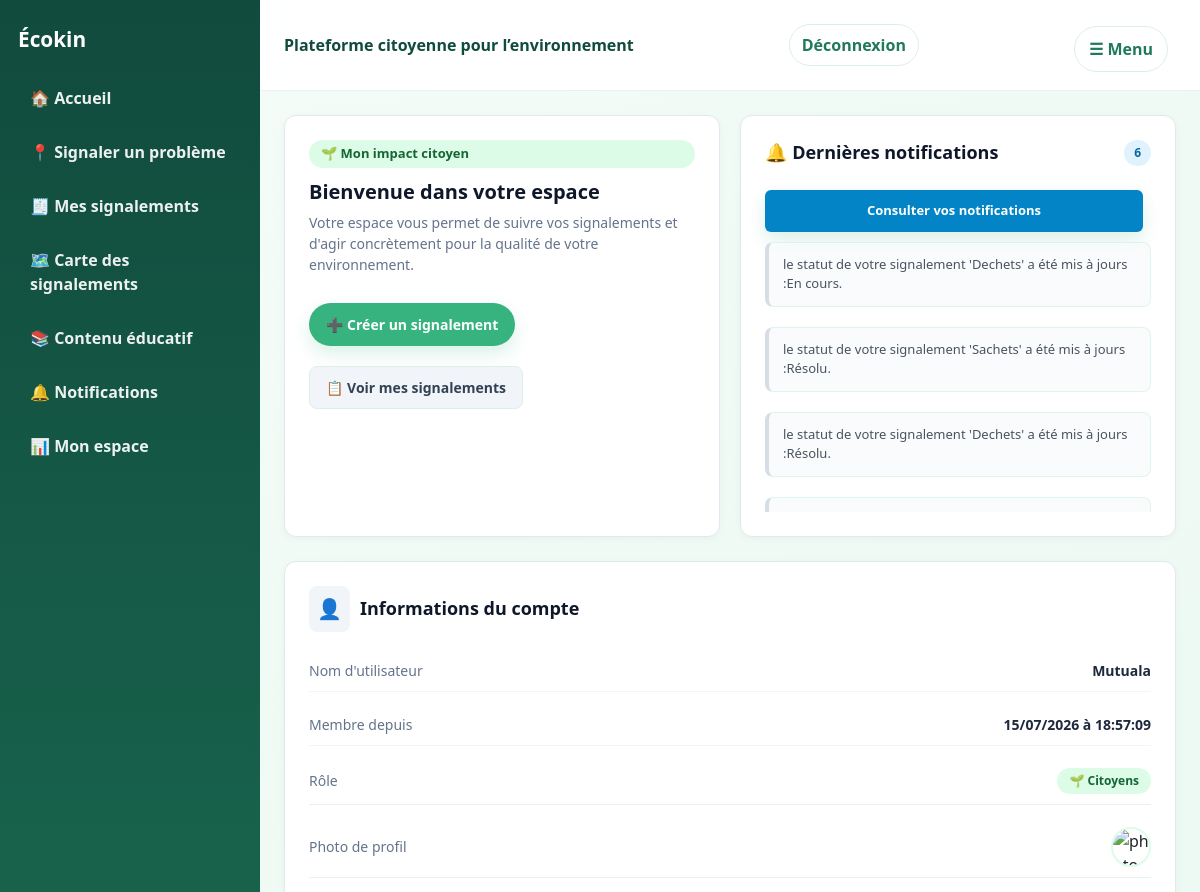
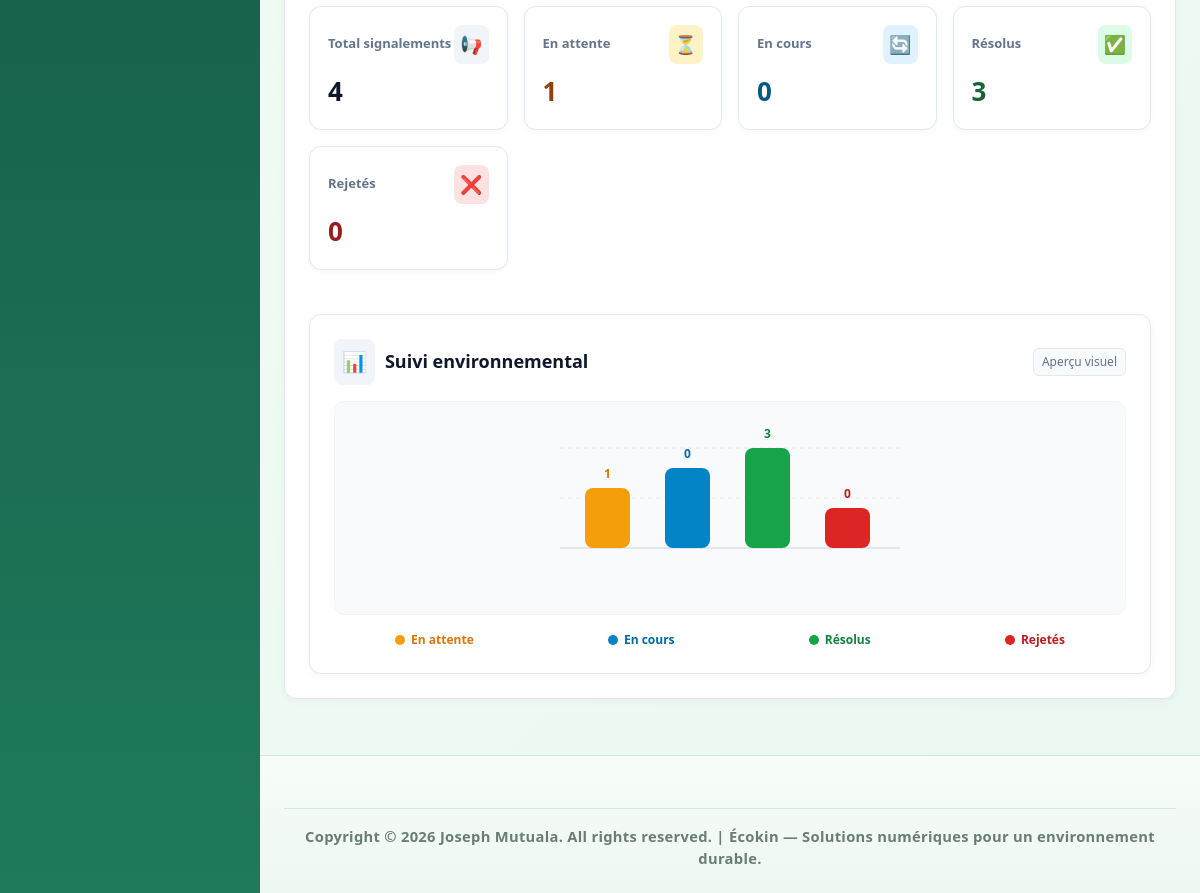
The page /mon-espace/ (signed in) on the database its author committed (2 pictures, top to bottom).
### notifications/models.py (models this page shows, shortened)
class Notifications(models.Model):
    utilisateur = models.ForeignKey(settings.AUTH_USER_MODEL, on_delete=models.CASCADE)
    expediteur = models.ForeignKey(settings.AUTH_USER_MODEL, on_delete=models.SET_NULL, null=True, blank=True, related_name='notifications_envoyees')
    signalement =models.ForeignKey(Signalements, on_delete=models.CASCADE, null=True, blank=True)
    titre=models.CharField(max_length=200)
    message = models.TextField()
    lu = models.BooleanField(default=False)
    date_creation=models.DateTimeField(auto_now_add=True)
    url=models.CharField(max_length=255, blank=True, null=True)

### accounts/models.py (models this page shows, shortened)
class Utilisateur(AbstractUser):
    ROLE_CHOICES = [
        ('citoyens', 'Citoyens'),
        ('autorités', 'Autorités'),
        ('ong', 'Ong'),
        ('admin', 'Administrateur'),
    ]
    telephone = models.CharField(max_length= 50, blank=True, help_text="Entrez votre numero ici")
    adresse = models.CharField(max_length= 255, blank=True, help_text="Entrez votre adresse ici")
    photo = models.ImageField(upload_to='profils/', blank=True, null=True)
    role = models.CharField(max_length=20, choices=ROLE_CHOICES, default='citoyens')

### dashboard/views.py (the view, shortened to what this page needs)
# urls.py: path('mon-espace/', views.basculer_vers_espace, name='aller_a_mon_espace'),
@login_required
def basculer_vers_espace(request):
    if request.user.role == "citoyens":
        mes_signalements = Signalements.objects.filter(utilisateur=request.user)
        notifications = Notifications.objects.filter(utilisateur=request.user).order_by('date_creation')
        notifications_non_lues = notifications.filter(lu=False).count()
        contexte = {
            'total_signalements': mes_signalements.count(),
            'en_attente': mes_signalements.filter(statut='en_attente').count(),
            'en_cours': mes_signalements.filter(statut='en_cours').count(),
            'resolus': mes_signalements.filter(statut='resolu').count(),
            'rejetes': mes_signalements.filter(statut='rejete').count(),
            'notifications': notifications,
            'notifications_non_lues': notifications_non_lues,
        }
        return render(request, "dashboard/dashboard_Citoyens.html", contexte)

### templates/dashboard/dashboard_Citoyens.html (shortened to what this page needs)
{% extends 'base.html' %}
{% block content %}
{% load static %}
<div class="grid-2" style="display: grid; grid-template-columns: repeat(auto-fit, minmax(300px, 1fr)); gap: 20px; margin-bottom: 24px;">
    <div class="card" style="padding: 24px; background: #ffffff; border-radius: 12px; border: 1px solid #e2e8f0; box-shadow: 0 2px 8px rgba(0,0,0,0.04);">
        <span class="pill" style="display: inline-flex; align-items: center; gap: 6px; background: #dcfce7; color: #166534; padding: 4px 12px; border-radius: 20px; font-size: 13px; font-weight: 600; margin-bottom: 12px;">
            🌱 Mon impact citoyen
        </span>
        <h3 style="margin: 0 0 8px 0; font-size: 20px; font-weight: 700; color: #0f172a;">Bienvenue dans votre espace</h3>
        <p style="color: #64748b; font-size: 14px; margin: 0 0 20px 0; line-height: 1.5;">
            Votre espace vous permet de suivre vos signalements et d'agir concrètement pour la qualité de votre environnement.
        </p>
        <div style="display: flex; gap: 12px; flex-wrap: wrap;">
            <a href="{% url 'creer' %}" class="btn" style="padding: 10px 16px; font-size: 14px; font-weight: 600; text-decoration: none;">
                ➕ Créer un signalement
            </a>
            <a href="{% url 'liste' %}" class="btn secondary" style="padding: 10px 16px; font-size: 14px; font-weight: 600; text-decoration: none; background: #f1f5f9; color: #334155; border-radius: 8px;">
                📋 Voir mes signalements
            </a>
        </div>
    </div>
    <div class="card" style="padding: 24px; background: #ffffff; border-radius: 12px; border: 1px solid #e2e8f0; box-shadow: 0 2px 8px rgba(0,0,0,0.04);">
        <div style="display: flex; justify-content: space-between; align-items: center; margin-bottom: 16px;">
            <h3 style="margin: 0; font-size: 18px; font-weight: 700; color: #0f172a;">🔔 Dernières notifications </h3>
            <span style="background: #e0f2fe; color: #0369a1; padding: 4px 10px; border-radius: 20px; font-size: 12px; font-weight: 700;">
                {{ notifications|length }}
            </span>
        </div>
        <a href="{% url 'notifications' %}" class="btn" style="display: block; text-align: center; background: #0284c7; color: white; padding: 10px; border-radius: 6px; text-decoration: none; font-weight: 600; font-size: 13px;">
            Consulter vos notifications
        </a>
        <div style="display: flex; flex-direction: column; gap: 10px; max-height: 280px; overflow-y: auto;">
            {% for notification in notifications %}
                <div class="notice" style="padding: 12px 14px; border-radius: 8px; font-size: 13px; display: flex; justify-content: space-between; align-items: center; {% if not notification.lu %}background: #f0f9ff; border-left: 4px solid #0284c7;{% else %}background: #f8fafc; border-left: 4px solid #cbd5e1; opacity: 0.8;{% endif %}">
                    <div>
                        <p style="margin: 0; color: #1e293b; font-weight: 500;">{{ notification.message }}</p>
                    </div>
                </div>
            {% empty %}
                <div style="text-align: center; padding: 24px; color: #94a3b8;">
                    <span style="font-size: 28px; display: block; margin-bottom: 6px;">🔕</span>
                    <p style="margin: 0; font-size: 14px;">Aucune notification pour le moment.</p>
                </div>
            {% endfor %}
        </div>
    </div>
</div>
<div class="card" style="margin-top: 20px; padding: 24px; background: #ffffff; border-radius: 12px; border: 1px solid #e2e8f0; box-shadow: 0 2px 8px rgba(0,0,0,0.04);">
    <div style="display: flex; align-items: center; gap: 10px; margin-bottom: 18px;">
        <span style="font-size: 20px; background: #f1f5f9; padding: 8px; border-radius: 8px;">👤</span>
        <h3 style="margin: 0; font-size: 18px; font-weight: 700; color: #0f172a;">Informations du compte</h3>
    </div>
    <div class="metric-list" style="display: flex; flex-direction: column; gap: 12px;">
        <div class="metric-row" style="display: flex; justify-content: space-between; align-items: center; padding-bottom: 10px; border-bottom: 1px solid #f1f5f9;">
            <span style="color: #64748b; font-size: 14px;">Nom d'utilisateur</span>
            <strong style="color: #1e293b; font-size: 14px; font-weight: 600;">{{ request.user.username }}</strong>
        </div>
        <div class="metric-row" style="display: flex; justify-content: space-between; align-items: center; padding-bottom: 10px; border-bottom: 1px solid #f1f5f9;">
            <span style="color: #64748b; font-size: 14px;">Membre depuis</span>
            <strong style="color: #1e293b; font-size: 14px; font-weight: 600;">
                {{ request.user.date_joined|date:"d/m/Y \à H:i:s" }}
            </strong>
        </div>
        <div class="metric-row" style="display: flex; justify-content: space-between; align-items: center;">
            <span style="color: #64748b; font-size: 14px;">Rôle</span>
            <span style="background: #dcfce7; color: #166534; padding: 4px 12px; border-radius: 20px; font-size: 12px; font-weight: 600;">
                🌱 {{ request.user.get_role_display|default:"Citoyen" }}
            </span>
        </div>
        <div class="metric-row" style="display: flex; justify-content: space-between; align-items: center;">
            <span style="color: #64748b; font-size: 14px;">Photo de profil</span>
            <div style="display: flex; align-items: center; gap: 10px;">
                {% if request.user.photo %}
                    <img src="{{ request.user.photo.url }}"
                         alt="photo de {{ request.user.username }}"
                         style="width: 40px; height: 40px; border-radius: 50%; object-fit: cover; border: 2px solid #dcfce7;">
                {% else %}
                    <img src="/media/profils/default.png"
                         alt="photo par defaut"
                         style="width: 40px; height: 40px; border-radius: 50%; object-fit: cover; border: 2px solid #dcfce7;">
                {% endif %}
        </div>
    </div>
</div>
<div class="dashboard-grid" style="display: grid; grid-template-columns: repeat(auto-fit, minmax(180px, 1fr)); gap: 16px; margin-top: 20px;">
    <div class="card" style="padding: 18px; background: #ffffff; border-radius: 12px; border: 1px solid #e2e8f0; box-shadow: 0 2px 6px rgba(0,0,0,0.03);">
        <div style="display: flex; justify-content: space-between; align-items: center;">
            <h3 style="margin: 0; font-size: 13px; font-weight: 600; color: #64748b;">Total signalements</h3>
            <span style="font-size: 18px; background: #f1f5f9; padding: 6px; border-radius: 8px;">📢</span>
        </div>
        <div class="stat-value" style="font-size: 26px; font-weight: 800; color: #0f172a; margin-top: 8px;">
            {{ total_signalements }}
        </div>
    </div>
    <div class="card" style="padding: 18px; background: #ffffff; border-radius: 12px; border: 1px solid #e2e8f0; box-shadow: 0 2px 6px rgba(0,0,0,0.03);">
        <div style="display: flex; justify-content: space-between; align-items: center;">
            <h3 style="margin: 0; font-size: 13px; font-weight: 600; color: #64748b;">En attente</h3>
            <span style="font-size: 18px; background: #fef3c7; color: #92400e; padding: 6px; border-radius: 8px;">⏳</span>
        </div>
        <div class="stat-value" style="font-size: 26px; font-weight: 800; color: #92400e; margin-top: 8px;">
            {{ en_attente }}
        </div>
    </div>
    <div class="card" style="padding: 18px; background: #ffffff; border-radius: 12px; border: 1px solid #e2e8f0; box-shadow: 0 2px 6px rgba(0,0,0,0.03);">
        <div style="display: flex; justify-content: space-between; align-items: center;">
            <h3 style="margin: 0; font-size: 13px; font-weight: 600; color: #64748b;">En cours</h3>
            <span style="font-size: 18px; background: #e0f2fe; color: #075985; padding: 6px; border-radius: 8px;">🔄</span>
        </div>
        <div class="stat-value" style="font-size: 26px; font-weight: 800; color: #075985; margin-top: 8px;">
            {{ en_cours }}
        </div>
    </div>
    <div class="card" style="padding: 18px; background: #ffffff; border-radius: 12px; border: 1px solid #e2e8f0; box-shadow: 0 2px 6px rgba(0,0,0,0.03);">
        <div style="display: flex; justify-content: space-between; align-items: center;">
            <h3 style="margin: 0; font-size: 13px; font-weight: 600; color: #64748b;">Résolus</h3>
            <span style="font-size: 18px; background: #dcfce7; color: #166534; padding: 6px; border-radius: 8px;">✅</span>
        </div>
        <div class="stat-value" style="font-size: 26px; font-weight: 800; color: #166534; margin-top: 8px;">
            {{ resolus }}
        </div>
    </div>
    <div class="card" style="padding: 18px; background: #ffffff; border-radius: 12px; border: 1px solid #e2e8f0; box-shadow: 0 2px 6px rgba(0,0,0,0.03);">
        <div style="display: flex; justify-content: space-between; align-items: center;">
            <h3 style="margin: 0; font-size: 13px; font-weight: 600; color: #64748b;">Rejetés</h3>
            <span style="font-size: 18px; background: #fee2e2; color: #991b1b; padding: 6px; border-radius: 8px;">❌</span>
        </div>
        <div class="stat-value" style="font-size: 26px; font-weight: 800; color: #991b1b; margin-top: 8px;">
            {{ rejetes }}
        </div>
    </div>
</div>
<div class="card" style="margin-top: 20px; padding: 24px; background: #ffffff; border-radius: 12px; border: 1px solid #e2e8f0; box-shadow: 0 2px 8px rgba(0,0,0,0.04);">
    <div style="display: flex; justify-content: space-between; align-items: center; margin-bottom: 16px;">
        <div style="display: flex; align-items: center; gap: 10px;">
            <span style="font-size: 20px; background: #f1f5f9; padding: 8px; border-radius: 8px;">📊</span>
            <h3 style="margin: 0; font-size: 18px; font-weight: 700; color: #0f172a;">Suivi environnemental</h3>
        </div>
        <span style="font-size: 12px; color: #64748b; background: #f8fafc; padding: 4px 8px; border-radius: 6px; border: 1px solid #e2e8f0;">
            Aperçu visuel
        </span>
    </div>
    <div style="background: #f8fafc; border-radius: 10px; padding: 16px; border: 1px solid #f1f5f9;">
        <svg width="100%" height="180" viewBox="0 0 420 180" xmlns="http://www.w3.org/2000/svg" style="display: block;">
            <line x1="40" y1="30" x2="380" y2="30" stroke="#e2e8f0" stroke-dasharray="4" stroke-width="1" />
            <line x1="40" y1="80" x2="380" y2="80" stroke="#e2e8f0" stroke-dasharray="4" stroke-width="1" />
            <line x1="40" y1="130" x2="380" y2="130" stroke="#cbd5e1" stroke-width="1" />
            <rect x="65" y="70" width="45" height="60" rx="8" fill="#f59e0b" />
            <text x="87.5" y="60" text-anchor="middle" font-size="12" font-weight="700" fill="#d97706">{{ en_attente }}</text>
            <rect x="145" y="50" width="45" height="80" rx="8" fill="#0284c7" />
            <text x="167.5" y="40" text-anchor="middle" font-size="12" font-weight="700" fill="#0369a1">{{ en_cours }}</text>
            <rect x="225" y="30" width="45" height="100" rx="8" fill="#16a34a" />
            <text x="247.5" y="20" text-anchor="middle" font-size="12" font-weight="700" fill="#15803d">{{ resolus }}</text>
            <rect x="305" y="90" width="45" height="40" rx="8" fill="#dc2626" />
            <text x="327.5" y="80" text-anchor="middle" font-size="12" font-weight="700" fill="#b91c1c">{{ rejetes }}</text>
        </svg>
    </div>
    <div style="display: flex; justify-content: space-around; flex-wrap: wrap; gap: 12px; margin-top: 16px; font-size: 12px; font-weight: 600;">
        <div style="display: flex; align-items: center; gap: 6px; color: #d97706;">
            <span style="width: 10px; height: 10px; background: #f59e0b; border-radius: 50%;"></span> En attente
        </div>
        <div style="display: flex; align-items: center; gap: 6px; color: #0369a1;">
            <span style="width: 10px; height: 10px; background: #0284c7; border-radius: 50%;"></span> En cours
        </div>
        <div style="display: flex; align-items: center; gap: 6px; color: #15803d;">
            <span style="width: 10px; height: 10px; background: #16a34a; border-radius: 50%;"></span> Résolus
        </div>
        <div style="display: flex; align-items: center; gap: 6px; color: #b91c1c;">
            <span style="width: 10px; height: 10px; background: #dc2626; border-radius: 50%;"></span> Rejetés
        </div>
    </div>
</div>
{% endblock %}

### rows shown on the page
Notifications: message "le statut de votre signalement 'Dechets' a été mis à jours :En cours."
Notifications: message "le statut de votre signalement 'Sachets' a été mis à jours :Résolu."
Notifications: message "le statut de votre signalement 'Dechets' a été mis à jours :Résolu."
Utilisateur: user.username "Mutuala", user.date_joined "15/07/2026 à 18:57:09", user.role "Citoyens"

### other values the page prints
{{ notifications|length }} "6"
{{ total_signalements }} "4"
{{ en_attente }} "1"
{{ en_cours }} "0"
{{ resolus }} "3"
{{ rejetes }} "0"
